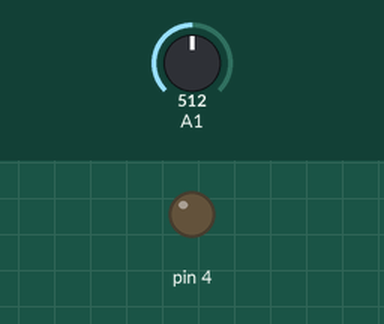
This sketch was run on a simulated Arduino Uno, built with avr-gcc and run on an emulated ATmega328P. Parts: output pins drawn as LEDs (lit = HIGH). The inputs (shaded band) are chosen by the test bench; at power-on: A1 = 512. What the sketch prints to the serial monitor is not drawn.

Above: at 1.8 s.
1.9 s: A1 set to 636
3.4 s: A1 set to 662
At 4.4 s:
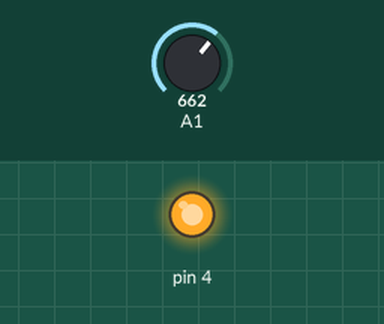
5.5 s: A1 set to 640
At 7.1 s:
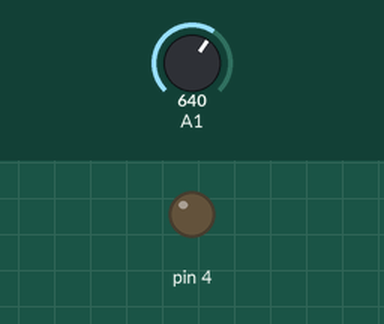
7.5 s: A1 set to 660
At 8.6 s:
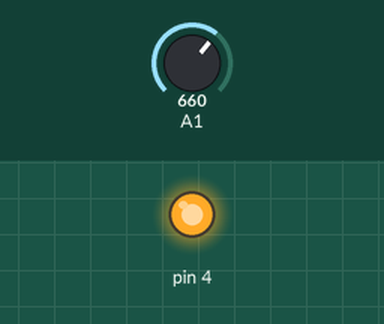
Timing chart, 0 to 10.5 s (numbered marks = the images above; inputs shaded):
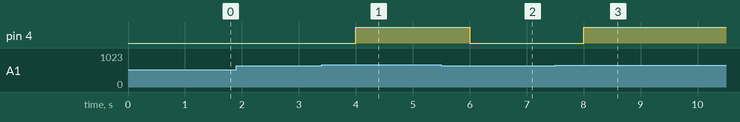

Measured:
- the behaviour switches between 649 and 650 on A1 (found by bisection; images 0 and 1)
- after the input at 1.9 s, every drawn part: stays the same
- after the input at 3.4 s, pin 4: LOW → HIGH after 0.60 s
- after the input at 5.5 s, pin 4: HIGH → LOW after 0.50 s
- after the input at 7.5 s, pin 4: LOW → HIGH after 0.50 s

The sketch:

moisture_sensor_code.ino
```cpp
//Libraries
#include <Wire.h>

void setup()
{
    Serial.begin(9600);
    pinMode(4, OUTPUT);
}

void loop() {
  // defining variable for sensor rerading
  int SensorValue = analogRead(A1); //read the input on analog pin 1
  Serial.println(SensorValue); //prints the value read by sensor on the serial monitor:
  if (SensorValue < 650) {
    digitalWrite(4, LOW);
    Serial.print("pump:OFF");
  } else {
    digitalWrite(4, HIGH);
    Serial.print("pump:ON ");
  }
  delay(1000); //Delay 1 sec.
}
```
